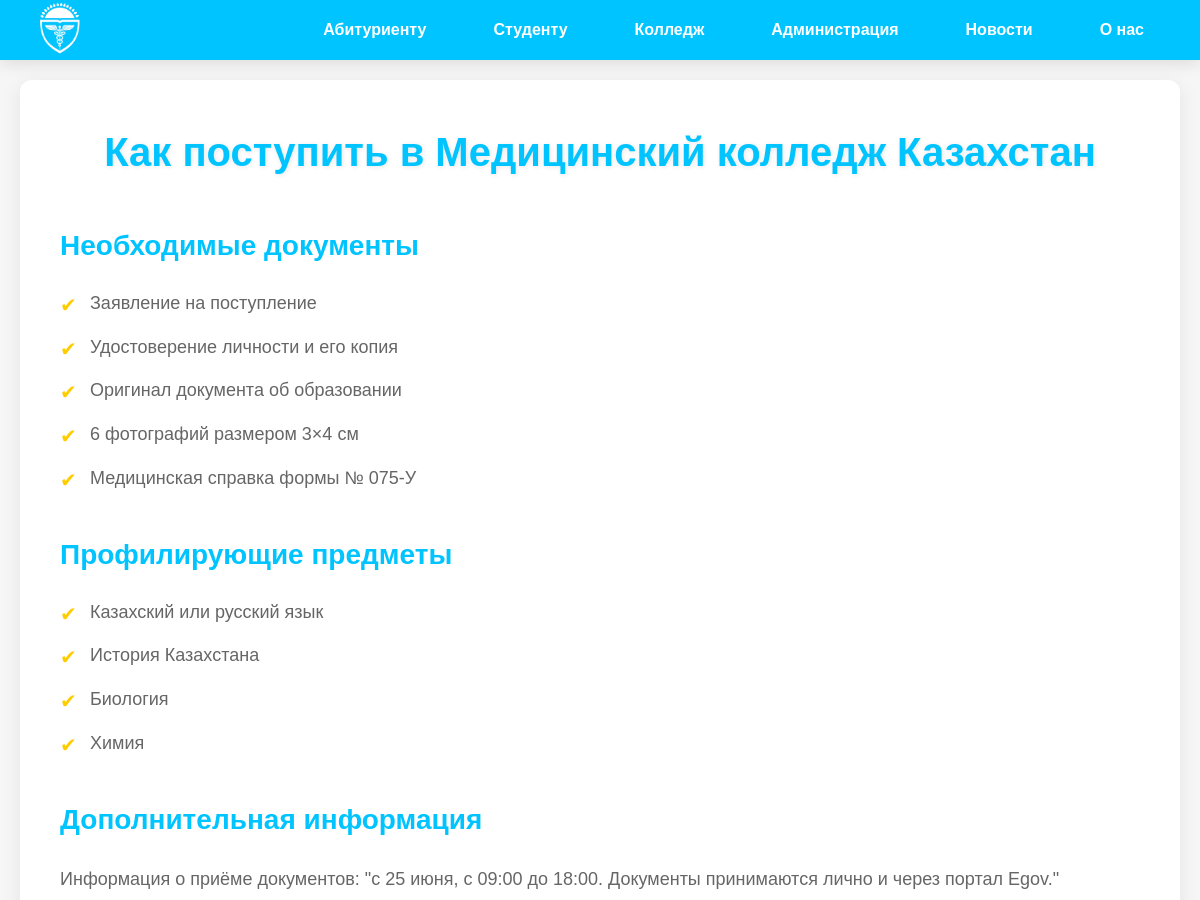
/student/ (upper part), run on an earlier commit of the app's database.
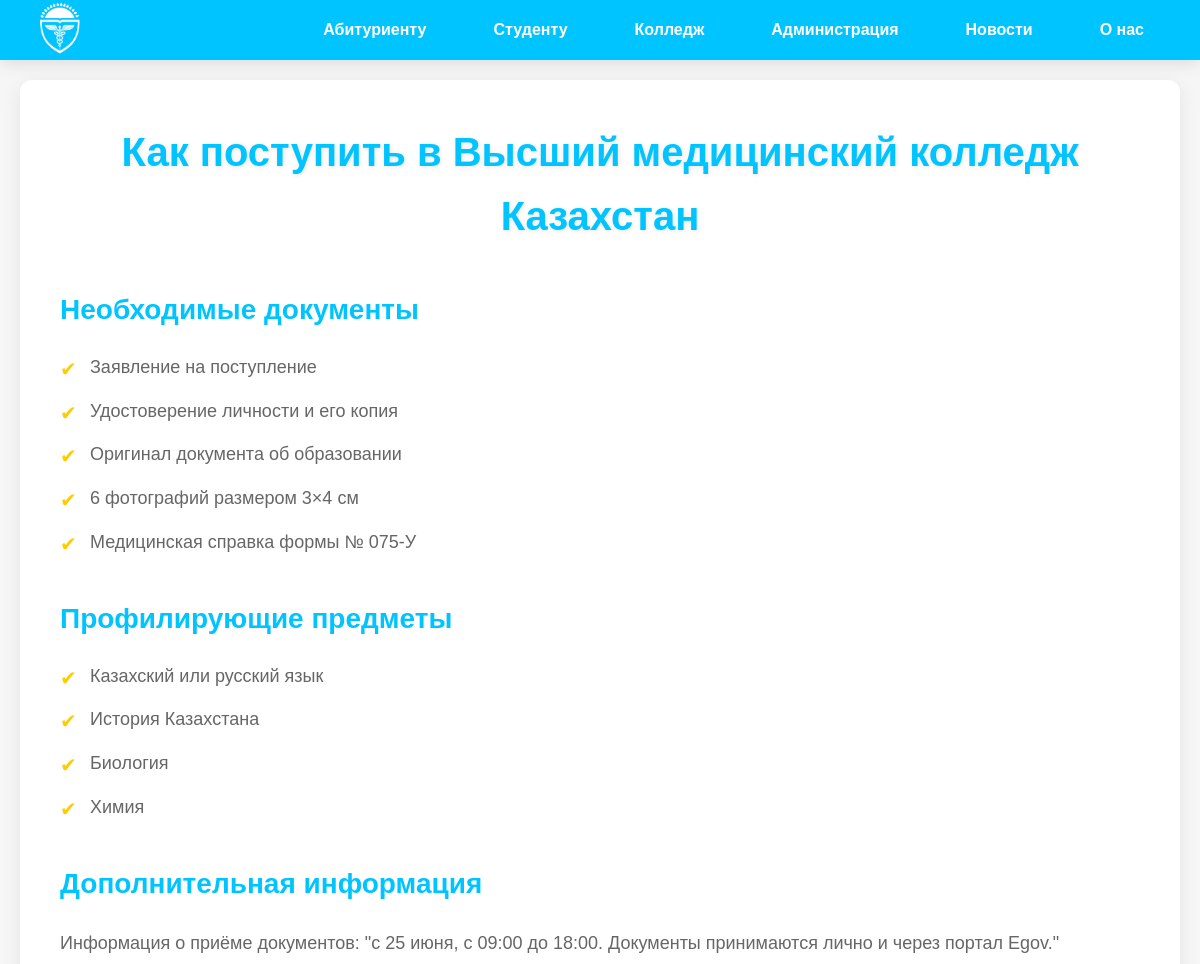
And on a later commit of the database.
### talant_app/models.py (models this page shows, shortened)
class Admission(models.Model):
    title = models.CharField(max_length=200, verbose_name="Заголовок страницы")
    documents_title = models.CharField(max_length=200, verbose_name="Заголовок блока документов", default="Необходимые документы")
    documents_list = models.TextField(verbose_name="Список документов", help_text="Перечислите документы через запятую или в формате HTML списка")
    subjects_title = models.CharField(max_length=200, verbose_name="Заголовок блока предметов", default="Профилирующие предметы")
    subjects_list = models.TextField(verbose_name="Список предметов", help_text="Перечислите предметы через запятую или в формате HTML списка")
    additional_info_title = models.CharField(max_length=200, verbose_name="Заголовок дополнительной информации", default="Дополнительная информация")
    additional_info = models.TextField(verbose_name="Дополнительная информация")
    reception_info = models.CharField(max_length=200, verbose_name="Информация о приёме документов")
    address = models.CharField(max_length=200, verbose_name="Адрес")
    phone = models.CharField(max_length=20, verbose_name="Телефон")
    email = models.EmailField(verbose_name="Email")
    official_site_url = models.URLField(verbose_name="Ссылка на официальный сайт", blank=True, null=True)
    class Meta:
        verbose_name = "Как поступить"
        verbose_name_plural = "Как поступить"

### talant_app/views.py (the view)
# urls.py: path('student/', views.student,name='student'),
def student(request):
    admission = Admission.objects.first()  # Берём первую запись
    footer = FooterContact.objects.first()  # Данные футера
    context = {
        'admission': admission,
        'footer': footer,
    }
    return render(request, 'student.html', context)

### talant_app/templates/student.html (shortened to what this page needs)
{% load static %}
<!DOCTYPE html>
<html lang="ru">
<head>
    <link rel="stylesheet" href="{% static 'css/style.css' %}">
</head>
<body>
    <header class="header">
        <div class="logo">
             <a href="{% url 'home' %}">
                <img class="log" src="{% static 'imgs/logo9.png' %}" style="width: 40px" alt="Логотип">
            </a>
        </div>
        <nav class="nav" id="nav-menu">
            <div class="dropdown">
                <a href="#" class="dropdown-toggle">Абитуриенту</a>
            </div>
            <div class="dropdown">
                <a href="#" class="dropdown-toggle">Студенту</a>
            </div>
            <div class="dropdown">
                <a href="#" class="dropdown-toggle">Колледж</a>
            </div>
            <a href="#qyzmetker">Администрация</a>
            <a href="#news">Новости</a>
            <a href="#about">О нас</a>
        </nav>
    </header>
    <section class="apply-section">
        <div class="apply-container">
            <h1>{{ admission.title }}</h1>
            <div class="apply-block">
                <h2>{{ admission.documents_title }}</h2>
                <ul class="apply-list">
                    {% for item in admission.documents_list.splitlines %}
                        <li>{{ item }}</li>
                    {% endfor %}
                </ul>
            </div>
            <div class="apply-block">
                <h2>{{ admission.subjects_title }}</h2>
                <ul class="apply-list">
                    {% for item in admission.subjects_list.splitlines %}
                        <li>{{ item }}</li>
                    {% endfor %}
                </ul>
            </div>
            <div class="apply-block">
                <h2>{{ admission.additional_info_title }}</h2>
                <p>{{ admission.additional_info }}</p>
            </div>
        </div>
    </section>
</body>
</html>

What changed in the data, as far as the page shows it:
changed Admission "Необходимые документы": title "Как поступить в Медицинский колледж Казахстан" → "Как поступить в Высший медицинский колледж Казахстан"
